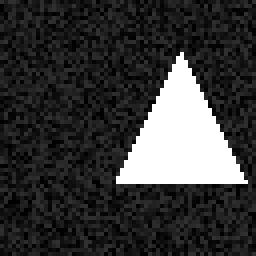
#> input picture samples/class_triangle/triangle_0.png, 64 x 64 px (shown 4 times larger)
$ python ai_lab4.py
#> lines starting #> are read from the running program, lines starting #| are printed output that depends on the picture
#> the answer given: samples/class_triangle/triangle_0.png
#> the answer given: samples/class_triangle/triangle_2.png
import numpy as np
import cv2
import matplotlib.pyplot as plt
from tkinter import Tk, filedialog, messagebox

RESIZE = (64, 64)
BLOCKS = (8, 8)
LEARNING_RATE = 0.1
EPOCHS = 100


def load_image(path, gray=True):
#> called with path = 'samples/class_triangle/triangle_0.png', gray = True
    flag = cv2.IMREAD_GRAYSCALE if gray else cv2.IMREAD_COLOR
    img = cv2.imread(path, flag)
#> img is the input picture: shape (64, 64); min 0, max 255, mean 56.1
    if img is None:
        raise FileNotFoundError(f"Не можу відкрити {path}")
    return img.astype(np.float32)


def compute_block_means(img, resize=RESIZE, blocks=BLOCKS):
#> called with resize = (64, 64), blocks = (8, 8)
    img_r = cv2.resize(img, resize, interpolation=cv2.INTER_AREA)
    h, w = resize
    bh = h // blocks[0]
    bw = w // blocks[1]

    feats = []
    for i in range(blocks[0]):
        for j in range(blocks[1]):
            y0, y1 = i*bh, (i+1)*bh
            x0, x1 = j*bw, (j+1)*bw
            block = img_r[y0:y1, x0:x1]
            feats.append(block.mean())
#> after the loop, feats = 64 values, max 255 at index 29, min 18.42 at index 48, mean 56.15
    return np.array(feats, dtype=np.float32)


def normalize_minmax(vec):
    vmin = vec.min()
    vmax = vec.max()
    if np.isclose(vmax, vmin):
        return np.zeros_like(vec)
    return (vec - vmin) / (vmax - vmin)


def choose_files(multiple=True, title="Виберіть файл(и)"):
    root = Tk()
    root.withdraw()
    if multiple:
        files = filedialog.askopenfilenames(title=title)
    else:
        f = filedialog.askopenfilename(title=title)
        files = (f,) if f else ()
    root.destroy()
    return list(files)


def display_images_with_titles(img_list, titles, cmap='gray'):
    n = len(img_list)
    cols = min(4, n)
    rows = (n + cols - 1) // cols
    plt.figure(figsize=(4*cols, 3*rows))
    for i, img in enumerate(img_list):
        plt.subplot(rows, cols, i+1)
        plt.imshow(img, cmap=cmap)
        plt.title(titles[i], fontsize=10)
        plt.axis('off')
    plt.tight_layout()
    plt.show()


class Perceptron:
    def __init__(self, input_size, lr=LEARNING_RATE):
        self.w = np.random.rand(input_size)  # ваги
        self.b = 0.0  # зсув
        self.lr = lr

    def activation(self, x):
        return 1 if x >= 0 else -1

    def predict(self, x):
        return self.activation(np.dot(self.w, x) + self.b)

    def train(self, X, y, epochs=EPOCHS):
        for _ in range(epochs):
            for xi, yi in zip(X, y):
                y_pred = self.predict(xi)
                if y_pred != yi:
                    self.w += self.lr * (yi - y_pred) * xi
                    self.b += self.lr * (yi - y_pred)


def main():
    # Вибір файлів для класу A (+1)
    print("Виберіть файли класу A (+1)")
    class_a_files = choose_files(multiple=True, title="Виберіть файли класу A (+1)")
    if len(class_a_files) < 1:
        print("Файли класу A не вибрано. Вихід.")
        return

    # Вибір файлів для класу B (-1)
    print("Виберіть файли класу B (-1)")
    class_b_files = choose_files(multiple=True, title="Виберіть файли класу B (-1)")
    if len(class_b_files) < 1:
        print("Файли класу B не вибрано. Вихід.")
        return

    all_files = class_a_files + class_b_files
    images, abs_vecs, norm_vecs, labels = [], [], [], []


    for f in class_a_files:
        img = load_image(f)
        abs_vec = compute_block_means(img)
#> abs_vec has the same summary as feats in compute_block_means
        norm_vec = normalize_minmax(abs_vec)
#> in normalize_minmax, `vmin = vec.min()`: vmin = 18.42
#> in normalize_minmax, `vmax = vec.max()`: vmax = 255
#> norm_vec = 64 values, max 1 at index 29, min 0 at index 48, mean 0.159
        images.append(img)
        abs_vecs.append(abs_vec)
        norm_vecs.append(norm_vec)
        labels.append(1)

    for f in class_b_files:
        img = load_image(f)
#> call 2 of load_image, with path = 'samples/class_triangle/triangle_2.png', gray = True
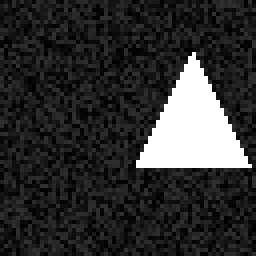
#> input picture samples/class_triangle/triangle_2.png, 64 x 64 px (shown 4 times larger)
#> in load_image, img is the input picture: shape (64, 64); min 0, max 255, mean 49.1
        abs_vec = compute_block_means(img)
#> abs_vec = 64 values, max 255 at index 37, min 19.45 at index 55, mean 49.06
        norm_vec = normalize_minmax(abs_vec)
#> norm_vec = 64 values, max 1 at index 37, min 0 at index 55, mean 0.126
        images.append(img)
        abs_vecs.append(abs_vec)
        norm_vecs.append(norm_vec)
        labels.append(-1)

    display_images_with_titles(images, [f"Label {l}" for l in labels])
#> in display_images_with_titles, `n = len(img_list)`: n = 2
#> in display_images_with_titles, `rows = (n + cols - 1) // cols`: rows = 1
#> the loop in display_images_with_titles, `for i, img in enumerate(img_list):` made 2 passes
#> in display_images_with_titles, `plt.show()`:
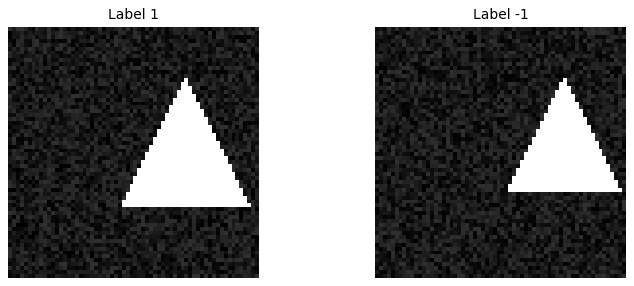
#> figure drawn by matplotlib, 2 panels

    print("\n=== Абсолютні та нормовані вектори ===")
    for i, (abs_v, norm_v) in enumerate(zip(abs_vecs, norm_vecs)):
        print(f"Образ {i+1} (Label={labels[i]}):")
        print("Абсолютний:", np.array2string(abs_v, precision=2))
        print("Нормований:", np.array2string(norm_v, precision=3))
#> this loop made 2 passes
#> (printed output is left out)

    X = np.array(norm_vecs)
    y = np.array(labels)
#> y = [1, -1]


    perceptron = Perceptron(input_size=X.shape[1])
#> in __init__, `self.w = np.random.rand(input_size)`: self.w = 64 values, max 0.988 at index 52, min 0.0188 at index 34, mean 0.501
    perceptron.train(X, y)
#> after the loop in train, `for _ in range(epochs):`: self.w = 64 values, max 0.981 at index 52, min -0.485 at index 30, mean 0.4


    print("Виберіть невідомий образ для класифікації")
    unknown_files = choose_files(multiple=False)
#> the answer given: samples/class_triangle/triangle_2.png
    if not unknown_files:
        print("Невідомий образ не вибрано. Вихід.")
        return

    unknown_img = load_image(unknown_files[0])
    unknown_vec = normalize_minmax(compute_block_means(unknown_img))
#> unknown_vec has the same summary as norm_vec
    pred_class = perceptron.predict(unknown_vec)
#> pred_class = -1

    display_images_with_titles([unknown_img], [f"Невідомий\nLabel={pred_class}"])
#> the loop in display_images_with_titles (call 2), `for i, img in enumerate(img_list):` made 1 pass
    print(f"\nНевідомий образ належить до класу: {pred_class}")
#| Невідомий образ належить до класу: -1

    root = Tk()
    root.withdraw()
    messagebox.showinfo("Результат класифікації", f"Клас: {pred_class}")
    root.destroy()


if __name__ == "__main__":
    main()
